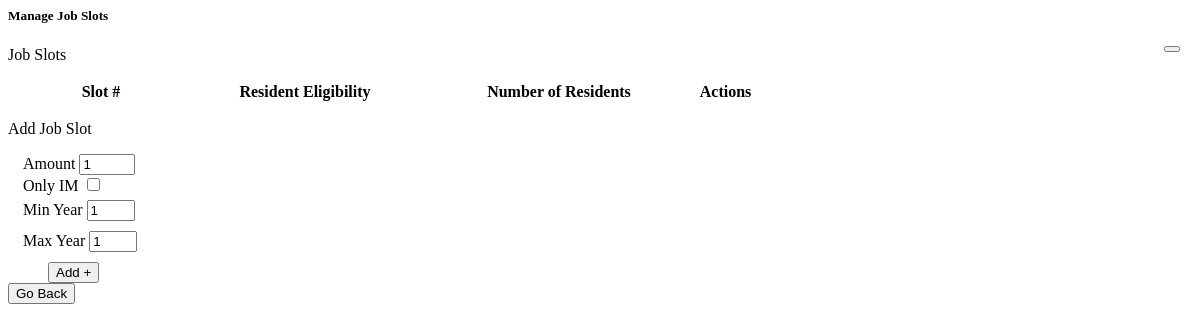
/manage_job_slots/7, run on an earlier commit of the app's database.
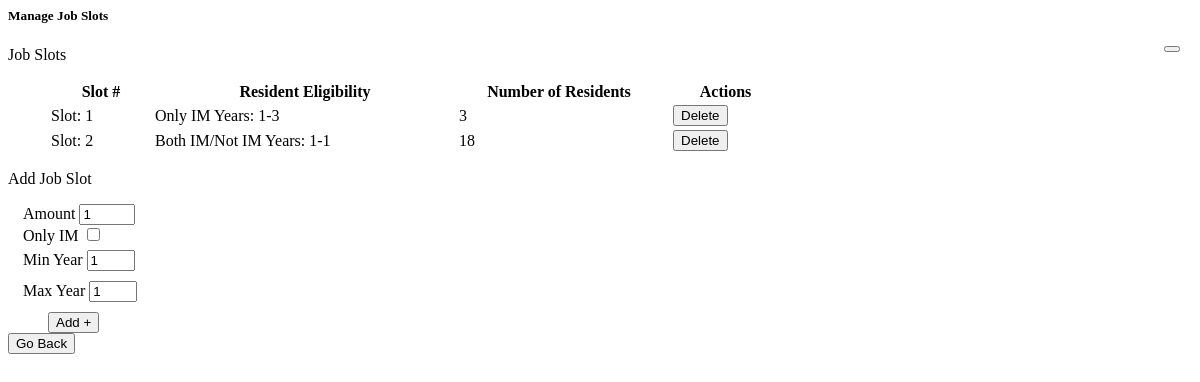
And on a later commit of the database.
### Main/models.py (models this page shows)
class JobSlot(models.Model):
    section = models.ForeignKey(Section,on_delete=models.CASCADE)
    amount = models.IntegerField()
    min_year = models.IntegerField()
    max_year = models.IntegerField()
    only_IM = models.BooleanField()

### Main/views.py (the view)
# urls.py: path('manage_job_slots/<int:pk>',views.manage_job_slots),
def manage_job_slots(request,pk):
    block = Section.objects.get(pk=pk)
    job_slots = JobSlot.objects.filter(section=block)
    return render(request, 'manage_job_slots.html', {'block': block,'job_slots':job_slots})

### Main/templates/manage_job_slots.html (shortened to what this page needs)
<div id="createItemModal" class="custom-modal" tabindex="-1">
  <div class="modal-dialog modal-dialog-centered modal-lg" style='max-width: 1000px;'>
    <div class="modal-content shadow-lg border-0 rounded-4">
      <div class="modal-header bg-primary text-white p-4 rounded-top-4" style='justify-content: center;'>
        <h5 class="modal-title fs-4 fw-bold" id="createItemModalLabel">
          Manage Job Slots
        </h5>
        <button type="button" class="btn-close btn-close-white" style='font-size:24px;position: absolute;right: 20px;'
          onclick="document.getElementById('customModalBackdrop').classList.remove('show');document.getElementById('createItemModal').remove()">
          </button>
      </div>
      <div class="modal-body p-5 p-md-4" style="background-color: white;">
        <p> Job Slots </p>
        <table id="job_slots" style="margin-left:40px;margin-top:10px;">
          <tr>
            <th style="width:100px;"> Slot # </th>
            <th style="width:300px;"> Resident Eligibility </th>
            <th style="width:200px;"> Number of Residents </th>
            <th style="width:125px;text-align: center;"> Actions </th>
          </tr>
          {% for job_slot in job_slots %}
          <tr id="block_row_{{job_slot.pk}}">
            <td style="width:100px;">Slot: {{forloop.counter}}</td>
            <td style="width:75px;"> {% if job_slot.only_IM %}Only IM{% else %}Both IM/Not IM{% endif %}  Years: {{job_slot.min_year}}-{{job_slot.max_year}}</td>
            <td style="width:200px;"> {{job_slot.amount}}</td>
            <td style="width:125px;">
              <div style="display: flex;flex-direction: row;">
                <button type="button" style="margin-top:0px;margin-left:10px;" class="btn btn-link"
                  onclick="delete_job_slot({{job_slot.pk}})"> Delete </button>
              </div>
            </td>
          </tr>
          {% endfor %}
        </table>
        <p> Add Job Slot </p>
        <label style='margin-left:15px;' for='amount'> Amount </label>
        <input type="number" id="amount" name="amount" min="1" max="50" value="1">
        <br>
        <label style='margin-left:15px;margin-top:5px;margin-bottom:5px;' for='only_IM'> Only IM </label>
        <input type="checkbox" id="only_IM" name="only_IM">
        <br>
        <label style='margin-left:15px;margin-top:8px;margin-bottom:5px;' for='min_year'> Min Year </label>
        <input style='margin-top:5px;margin-bottom:10px;' type="number" id="min_year" name="min_year" min="1" max="3" value="1">
        <br>
        <label style='margin-left:15px;' for='max_year'> Max Year </label>
        <input type="number" id="max_year" name="max_year" min="1" max="3" value="1">
        <br>
        <button type="button" style="margin-top:10px;margin-left:40px;" class="btn btn-outline-secondary"
          onclick="add_job_slot({{block.pk}})"> Add + </button>
      </div>
      <div class="modal-footer d-flex p-4 p-md-5" style="background-color: white;justify-content: center;">
         <button type="button" class="btn btn-outline-secondary"
          onclick="document.getElementById('customModalBackdrop').classList.remove('show');document.getElementById('createItemModal').remove()">
            Go Back
          </button>
      </div>
    </div>
  </div>
</div>

What changed in the data, as far as the page shows it:
added JobSlot: only_IM "Only IM", min_year "1", max_year "3", amount "3"
added JobSlot: only_IM "Both IM/Not IM", min_year "1", max_year "1", amount "18"
